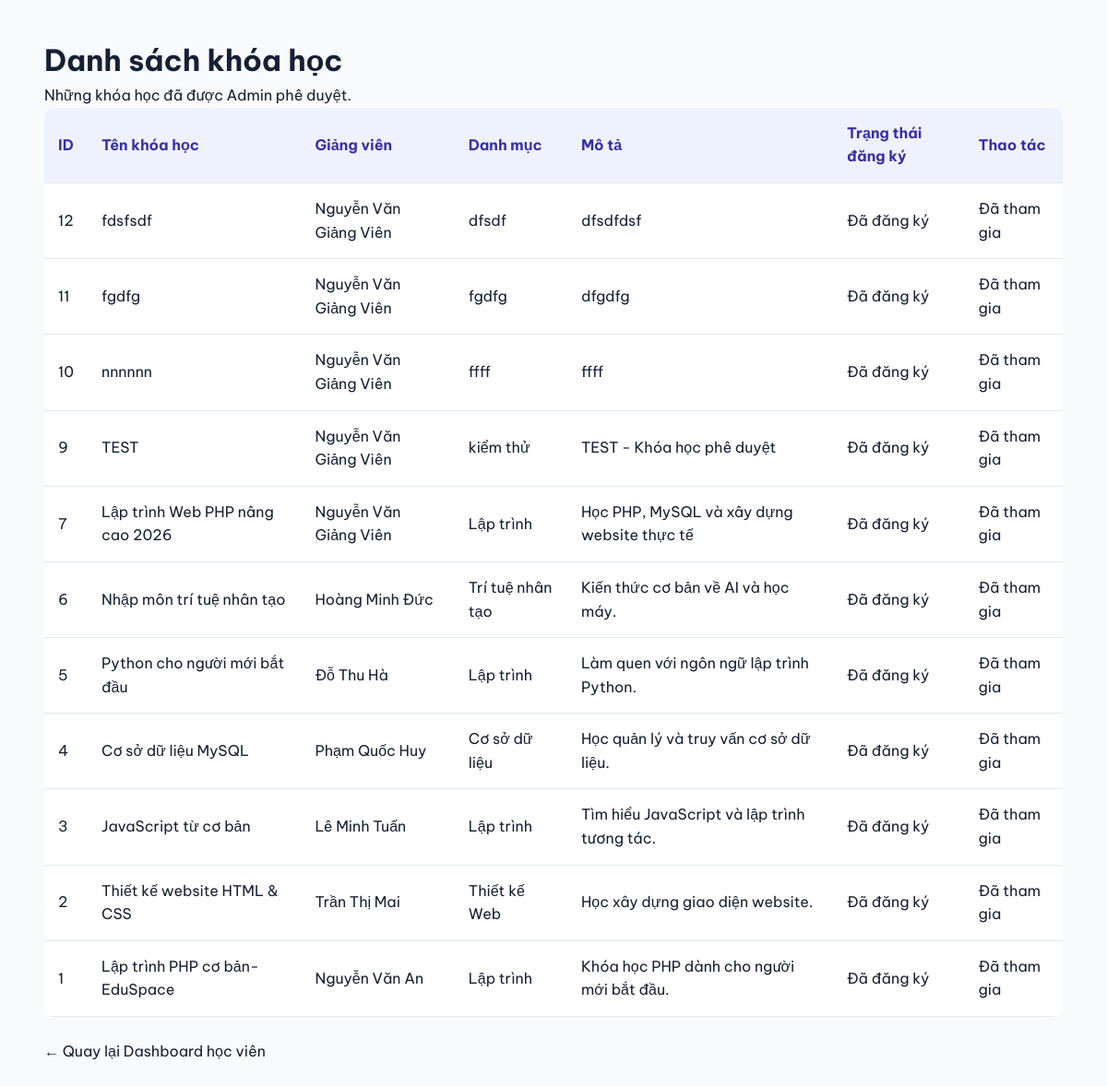
Screenshot of /student/courses.php (signed in) with the database file from the repository.
### tables this page shows
CREATE TABLE `courses` (
  `id` int(11) NOT NULL,
  `teacher_id` int(11) DEFAULT NULL,
  `category` varchar(100) NOT NULL,
  `title` varchar(255) NOT NULL,
  `description` text DEFAULT NULL,
  `icon` varchar(20) DEFAULT '?',
  `color` varchar(20) DEFAULT 'blue',
  `students` int(11) DEFAULT 0,
  `teacher_name` varchar(100) DEFAULT NULL,
  `status` enum('draft','pending','approved','rejected') DEFAULT 'draft',
  `created_at` timestamp NOT NULL DEFAULT current_timestamp()
);

### student/courses.php (the view, shortened to what this page needs)
<?php
require_once __DIR__ . "/../includes/auth.php";
$studentId = (int)$_SESSION["user_id"];
$stmt = $pdo->prepare(
    "SELECT
        c.id,
        c.title,
        c.description,
        c.category,
        c.teacher_name,
        c.status,
        EXISTS (
            SELECT 1
            FROM enrollments e
            WHERE e.course_id = c.id
              AND e.student_id = ?
        ) AS is_enrolled
     FROM courses c
     WHERE c.status = 'approved'
     ORDER BY c.id DESC"
);
$stmt->execute([$studentId]);
$courses = $stmt->fetchAll(PDO::FETCH_ASSOC);
function e($value) {
    return htmlspecialchars(
        (string)$value,
        ENT_QUOTES,
        "UTF-8"
    );
}
?>
<!DOCTYPE html>
<html lang="vi">
<head>
    <link rel="stylesheet" href="../assets/css/style.css">
</head>
<body>
<div class="container" style="padding: 40px 0;">
    <h1>Danh sách khóa học</h1>
    <p>
        Những khóa học đã được Admin phê duyệt.
    </p>
    <div style="overflow-x:auto;">
        <table class="data-table">
            <thead>
                <tr>
                    <th>ID</th>
                    <th>Tên khóa học</th>
                    <th>Giảng viên</th>
                    <th>Danh mục</th>
                    <th>Mô tả</th>
                    <th>Trạng thái đăng ký</th>
                    <th>Thao tác</th>
                </tr>
            </thead>
            <tbody>
                <?php foreach ($courses as $course): ?>
                    <tr>
                        <td>
                            <?php echo (int)$course["id"]; ?>
                        </td>
                        <td>
                            <?php echo e($course["title"]); ?>
                        </td>
                        <td>
                            <?php echo e(
                                $course["teacher_name"] ??
                                "Chưa xác định"
                            ); ?>
                        </td>
                        <td>
                            <?php echo e($course["category"]); ?>
                        </td>
                        <td>
                            <?php echo nl2br(e(
                                $course["description"] ?? ""
                            )); ?>
                        </td>
                        <td>
                            <?php if ($course["is_enrolled"]): ?>
                                Đã đăng ký
                            <?php else: ?>
                                Chưa đăng ký
                            <?php endif; ?>
                        </td>
                        <td>
                            <?php if ($course["is_enrolled"]): ?>
                                <span>
                                    Đã tham gia
                                </span>
                            <?php endif; ?>
                        </td>
                    </tr>
                <?php endforeach; ?>
            </tbody>
        </table>
    </div>
    <p style="margin-top: 25px;">
        <a href="../dashboards/student.php">
            ← Quay lại Dashboard học viên
        </a>
    </p>
</div>
</body>
</html>

### assets/css/style.css (style rules this page uses)
:root { --primary: #4f46e5; --primary-dark: #3730a3; --text: #172033; --muted: #64748b; --background: #f8fafc; }
* { margin: 0; padding: 0; box-sizing: border-box; }
html { scroll-behavior: smooth; }
body { font-family: 'Be Vietnam Pro', Arial, sans-serif; background: var(--background); color: var(--text); line-height: 1.6; }
a { text-decoration: none; color: inherit; }
.container { width: min(1150px, 92%); margin: 0 auto; }
.data-table { width: 100%; border-collapse: collapse; background: white; border-radius: 12px; overflow: hidden; }
.data-table th, .data-table td { padding: 15px; text-align: left; border-bottom: 1px solid #e2e8f0; }
.data-table th { background: #eef2ff; color: #3730a3; }

### rows the page displays
courses: id "12", title "fdsfsdf", teacher_name "Nguyễn Văn Giảng Viên", category "dfsdf", description "dfsdfdsf"
courses: id "11", title "fgdfg", teacher_name "Nguyễn Văn Giảng Viên", category "fgdfg", description "dfgdfg"
courses: id "10", title "nnnnnn", teacher_name "Nguyễn Văn Giảng Viên", category "ffff", description "ffff"
courses: id "9", title "TEST", teacher_name "Nguyễn Văn Giảng Viên", category "kiểm thử", description "TEST - Khóa học phê duyệt"
courses: id "7", title "Lập trình Web PHP nâng cao 2026", teacher_name "Nguyễn Văn Giảng Viên", category "Lập trình", description "Học PHP, MySQL và xây dựng website thực tế"
courses: id "6", title "Nhập môn trí tuệ nhân tạo", teacher_name "Hoàng Minh Đức", category "Trí tuệ nhân tạo", description "Kiến thức cơ bản về AI và học máy."
courses: id "5", title "Python cho người mới bắt đầu", teacher_name "Đỗ Thu Hà", category "Lập trình", description "Làm quen với ngôn ngữ lập trình Python."
courses: id "4", title "Cơ sở dữ liệu MySQL", teacher_name "Phạm Quốc Huy", category "Cơ sở dữ liệu", description "Học quản lý và truy vấn cơ sở dữ liệu."
courses: id "3", title "JavaScript từ cơ bản", teacher_name "Lê Minh Tuấn", category "Lập trình", description "Tìm hiểu JavaScript và lập trình tương tác."
courses: id "2", title "Thiết kế website HTML & CSS", teacher_name "Trần Thị Mai", category "Thiết kế Web", description "Học xây dựng giao diện website."
courses: id "1", title "Lập trình PHP cơ bản-EduSpace", teacher_name "Nguyễn Văn An", category "Lập trình", description "Khóa học PHP dành cho người mới bắt đầu."
